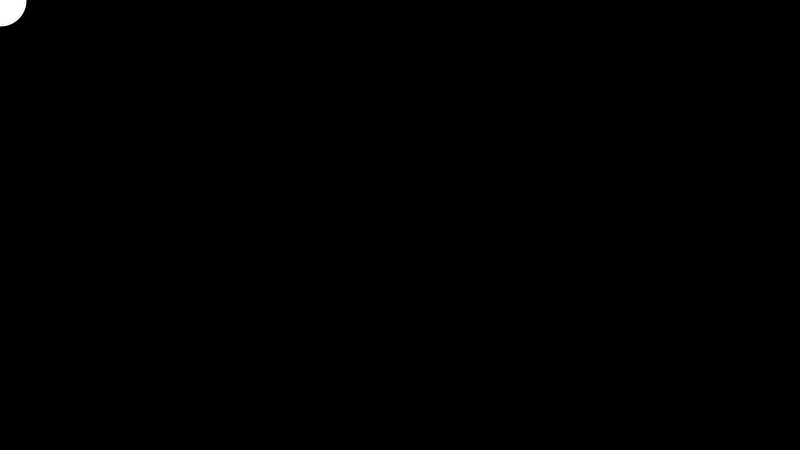
Frame 1 (no input)
Frame 60 (the mouse pressed at the canvas centre just before this capture): identical to frame 1, image omitted
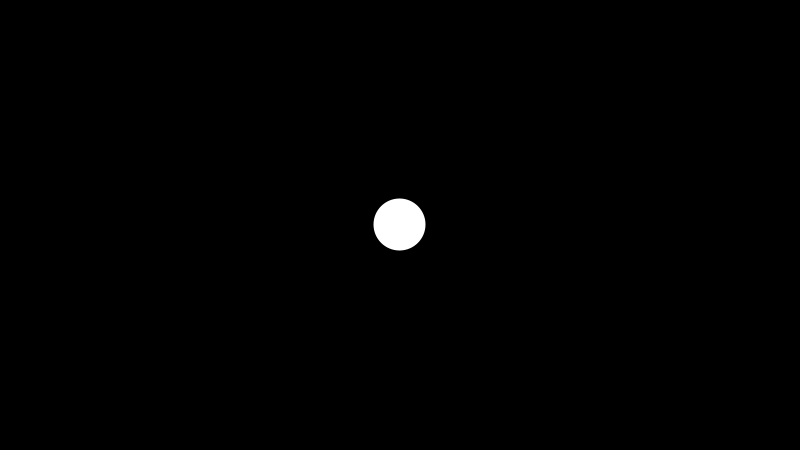
Frame 120 (the mouse held since frame 60 and released just before this capture)

The Processing sketch that drew these frames (run headless with seeded random() and noise(); from frame 60 on, the mouse is pressed at the canvas centre):

// Processing sketch: ejemploEasing
// ── ejemploEasing.pde
//Ejemplo de movimiento con easing.
//tallerProcessing
//https://github.com/gcorallo/tallerProcessing
//Para ver más sobre easing: http://www.robertpenner.com/easing/

float xPos,yPos,xVel,yVel;
float easing=0.1;//valor entre 0 y 1.
float diam=50;

void setup(){
  size(800,450);
  stroke(255);
  strokeWeight(2);
  smooth();
}


void draw(){
  background(0);
  xPos+=(mouseX-xPos)*easing;
  yPos+=(mouseY-yPos)*easing;
  line(xPos,yPos,mouseX,mouseY);
  ellipse(xPos,yPos,diam,diam);
    
}
